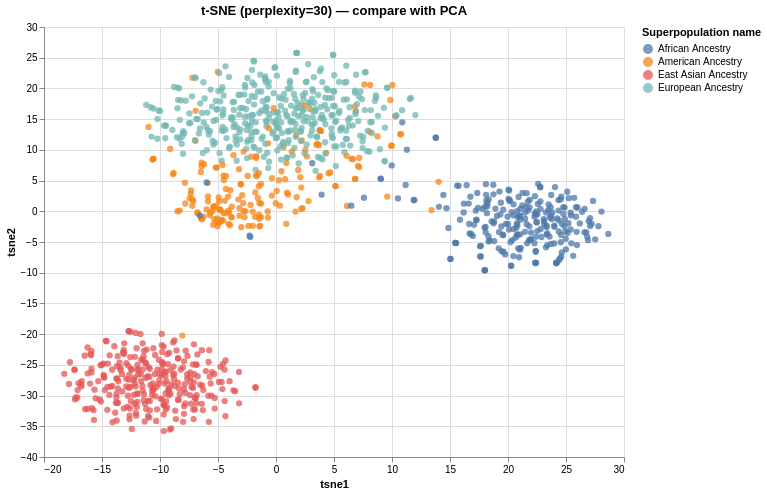

This figure's notebook cell:
### Markdown cell above
## 8 - t-SNE Comparison

### Code cell
# t-SNE for visual comparison only (~2-5 minutes to run)
print('Running t-SNE...')
X_tsne = TSNE(
    n_components=2,
    learning_rate='auto',
    init='pca', # pca init is more stable than random
    random_state=42, # fix the seed for reproducibility
    perplexity=30 # default -- do NOT tune to get a 'nicer' plot
).fit_transform(matrix)

df_plot['tsne1'] = X_tsne[:,0]
df_plot['tsne2'] = X_tsne[:,1]

chart_tsne = alt.Chart(df_plot).mark_circle(size=40, opacity=0.75).encode(
    x='tsne1:Q', y='tsne2:Q',
    color=alt.Color('Superpopulation name:N',
        scale=alt.Scale(scheme='tableau10')),
    tooltip=['Sample:N', 'Population name:N']
).properties(title='t-SNE (perplexity=30) — compare with PCA',
    width=580, height=430).interactive()
 
chart_tsne.save('/Users/tim/bioinformatics-portfolio/01b-genes-and-geography/results/figures/tsne_superpopulation.html')
chart_tsne

### Figure 1 — Vega-Lite specification as saved in the notebook (floating-point values rounded to 4 significant figures; data arrays with more than 128 entries replaced by an {"elided": "..."} marker saying what was removed)
{"config": {"view": {"continuousWidth": 300, "continuousHeight": 300}}, "data": {"name": "data-38a6c5e44a2e91dd159a8e22dc9c12b1"}, "mark": {"type": "circle", "opacity": 0.75, "size": 40}, "encoding": {"color": {"field": "Superpopulation name", "scale": {"scheme": "tableau10"}, "type": "nominal"}, "tooltip": [{"field": "Sample", "type": "nominal"}, {"field": "Population name", "type": "nominal"}], "x": {"field": "tsne1", "type": "quantitative"}, "y": {"field": "tsne2", "type": "quantitative"}}, "height": 430, "params": [{"name": "param_1e9efca18e7a2868", "select": {"type": "interval", "encodings": ["x", "y"]}, "bind": "scales"}], "title": "t-SNE (perplexity=30) — compare with PCA", "width": 580, "$schema": "https://vega.github.io/schema/vega-lite/v6.4.1.json", "datasets": {"data-38a6c5e44a2e91dd159a8e22dc9c12b1": {"elided": "1092 records"}}}
